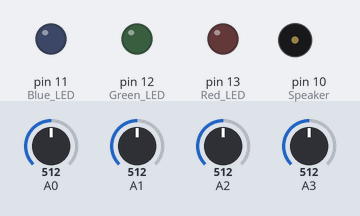
A sketch run on a simulated Arduino Uno, built with avr-gcc and run on an emulated ATmega328P. Shown: output pins drawn as LEDs (lit = HIGH), buzzer (waves = sounding, pin HIGH). The test bench sets the inputs (shaded band); at power-on: A0 = 512, A1 = 512, A2 = 512, A3 = 512. What the sketch prints to the serial monitor is not drawn.

Above: at 0.1 s.
At 26.3 s:
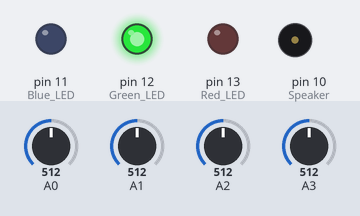
At 31.3 s:
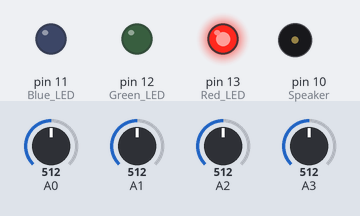
Timing chart, 0 to 32.8 s (numbered marks = the images above):
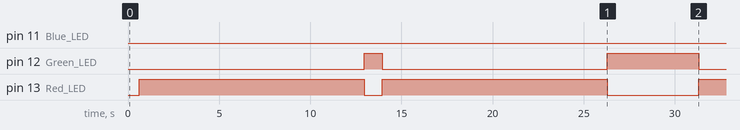

Measured:
- by itself, pin 12 (Green_LED): LOW → HIGH at 12.9 s, → LOW 1.0 s later, → HIGH 12.3 s later, → LOW 5.0 s later
- by itself, pin 13 (Red_LED): goes HIGH 12.3 s, LOW 1.0 s, HIGH 12.3 s, LOW 5.0 s, then HIGH

The sketch:

EMG_relational.ino
```cpp
#include <SoftwareSerial.h>

int outMode = 4;//0: Verbose
                //1: DataPlot Filtered Amplitudes
                //2: DataPlot Envelope
                //3: 4 input pose prediction - REMOVED -

                //4: 4 input autocalibration

int sensorValue1 = 0;
int sensorValue2 = 0;
int sensorValue3 = 0;
int sensorValue4 = 0;
int filter1[25];
int filter2[25];
int filter3[25];
int filter4[25];
int clean1 = 0;
int clean2 = 0;
int clean3 = 0;
int clean4 = 0;
float clean_max1 = 0;
float clean_min1 = 1024;
float clean_max2 = 0;
float clean_min2 = 1024;
float clean_max3 = 0;
float clean_min3 = 1024;
float clean_max4 = 0;
float clean_min4 = 1024;

float gestureVals[4][8];
bool calibrated = false;

bool state;
int emg_thresh = 60;

int counter = 0;
int counter2 = 0;

void setup() {
  // declare the ledPin as an OUTPUT:

  Serial.begin(115200);

  //Populate
  filter1[0] = analogRead(A0);
  filter1[1] = analogRead(A0);
  filter1[2] = analogRead(A0);
  filter1[3] = analogRead(A0);
  filter1[4] = analogRead(A0);
  filter1[5] = analogRead(A0);
  filter1[6] = analogRead(A0);
  filter1[7] = analogRead(A0);
  filter1[8] = analogRead(A0);
  filter1[9] = analogRead(A0);

  filter2[0] = analogRead(A1);
  filter2[1] = analogRead(A1);
  filter2[2] = analogRead(A1);
  filter2[3] = analogRead(A1);
  filter2[4] = analogRead(A1);
  filter2[5] = analogRead(A1);
  filter2[6] = analogRead(A1);
  filter2[7] = analogRead(A1);
  filter2[8] = analogRead(A1);
  filter2[9] = analogRead(A1);

  filter3[0] = analogRead(A2);
  filter3[1] = analogRead(A2);
  filter3[2] = analogRead(A2);
  filter3[3] = analogRead(A2);
  filter3[4] = analogRead(A2);
  filter3[5] = analogRead(A2);
  filter3[6] = analogRead(A2);
  filter3[7] = analogRead(A2);
  filter3[8] = analogRead(A2);
  filter3[9] = analogRead(A2);

  filter4[0] = analogRead(A3);
  filter4[1] = analogRead(A3);
  filter4[2] = analogRead(A3);
  filter4[3] = analogRead(A3);
  filter4[4] = analogRead(A3);
  filter4[5] = analogRead(A3);
  filter4[6] = analogRead(A3);
  filter4[7] = analogRead(A3);
  filter4[8] = analogRead(A3);
  filter4[9] = analogRead(A3);

  //Digital IO for the calibration interface
  pinMode(10, OUTPUT);//Speaker
  pinMode(11, OUTPUT);//Blue LED
  pinMode(12, OUTPUT);//Green LED
  pinMode(13, OUTPUT);//Red LED
}

void readAndFilter()
{
	// read the value from the sensor:
  sensorValue1 = analogRead(A0);
  sensorValue2 = analogRead(A1);
  sensorValue3 = analogRead(A2);
  sensorValue4 = analogRead(A3);

  clean1 = filterAverage(sensorValue1, filter1, 20);
  clean2 = filterAverage(sensorValue2, filter2, 20);
  clean3 = filterAverage(sensorValue3, filter3, 20);
  clean4 = filterAverage(sensorValue4, filter4, 20);

  adaptiveMaxMin(clean1, clean_max1, clean_min1);
  adaptiveMaxMin(clean2, clean_max2, clean_min2);
  adaptiveMaxMin(clean3, clean_max3, clean_min3);
  adaptiveMaxMin(clean4, clean_max4, clean_min4);

  if (clean1 >= emg_thresh){state = 1;}
  if (clean1 < emg_thresh) {state = 0;}

  counter += 1;
  counter2 += 1;

  if (counter2 >= 100)
  {
	resetMaxMin(clean1, clean_max1, clean_min1);
    resetMaxMin(clean2, clean_max2, clean_min2);
    resetMaxMin(clean3, clean_max3, clean_min3);
    resetMaxMin(clean4, clean_max4, clean_min4);
  }

  return;
}

void storeGesture(int gestureID)
{
	//Inputs: clean1, clean2, clean3, clean4
	//Values: 0 = ~Equal, 1 = Less than, 2 = Greater than
	//~Equal represents being equal within a certain percentage.

	//gestureVals[n][0] = clean1 (?) clean2
	//gestureVals[n][1] = clean1 (?) clean3
	//gestureVals[n][2] = clean1 (?) clean4
	//gestureVals[n][3] = clean2 (?) clean3
	//gestureVals[n][4] = clean2 (?) clean4
	//gestureVals[n][5] = clean3 (?) clean4

	gestureVals[gestureID][0] = findRelation(clean1, clean2);
	gestureVals[gestureID][1] = findRelation(clean1, clean3);
	gestureVals[gestureID][2] = findRelation(clean1, clean4);
	gestureVals[gestureID][3] = findRelation(clean2, clean3);
	gestureVals[gestureID][4] = findRelation(clean2, clean4);
	gestureVals[gestureID][5] = findRelation(clean3, clean4);

	return;
}

bool matchesProfile(int gestureID)
{
	bool r = false;
	int score = 0;

	if (gestureVals[gestureID][0] == findRelation(clean1, clean2))
	{
		score += 1;
	}
	if (gestureVals[gestureID][1] == findRelation(clean1, clean3))
	{
		score += 1;
	}
	if (gestureVals[gestureID][2] == findRelation(clean1, clean4))
	{
		score += 1;
	}
	if (gestureVals[gestureID][3] == findRelation(clean2, clean3))
	{
		score += 1;
	}
	if (gestureVals[gestureID][4] == findRelation(clean2, clean4))
	{
		score += 1;
	}
	if (gestureVals[gestureID][5] == findRelation(clean3, clean4))
	{
		score += 1;
	}

	if (score >= 6)
	{
		r = true;
	}

	return r;
}

int findRelation(int A, int B)
{
	int r = 0;
	float margin = 0.15f; //10% margin of error for relationships.

	if (isGreater(A, B, margin))
	{
		r = 2;
	}

	if (isLess(A, B, margin))
	{
		r = 1;
	}

	if (isEqual(A, B, 0.10f))
	{
		r = 0;
	}

	return r;
}

bool isEqual(int A, int B, float margin)
{
	bool r = false;

	if (A > (B*(1.0f - margin)) && A < (B*(1.0f + margin)))
	{
		r = true;
	}

	if (B > (A*(1.0f - margin)) && B < (A*(1.0f + margin)))
	{
		r = true;
	}

	return r;
}

bool isGreater(int A, int B, float margin)
{
	bool r = false;

	if (A > (B*(1.0f + margin)))
	{
		r = true;
	}

	return r;
}

bool isLess(int A, int B, float margin)
{
	bool r = false;

	if (A < (B*(1.0f - margin)))
	{
		r = true;
	}

	return r;
}


void loop() {

    readAndFilter();


  if (counter >= 100)
  {
      counter = 0;

      if (outMode == 0)
      {
          Serial.print("[");
          Serial.print(String(clean1));
          Serial.print("]---[");
          Serial.print("Max: ");
          Serial.print(String(clean_max1));
          Serial.print(". Min: ");
          Serial.print(String(clean_min1));
          Serial.print(". Range: ");
          Serial.print(String(clean_max1 - clean_min1));
          Serial.print(". Raw: ");
          Serial.print(String(sensorValue1));

          if (state == 1)
          {
              Serial.print(". Closed. ");
              //myservo.write(135);
          }
          if (state == 0)
          {
              Serial.print(". Open.   ");
              //myservo.write(45);
          }

          Serial.print("Error: ");
          Serial.print(String(sensorValue1 - clean1));
          Serial.print("]\n");
      }

      if (outMode == 1)
      {
          Serial.print(String(clean1));Serial.print(",");
          Serial.print(String(clean2));Serial.print(",");
          Serial.print(String(clean3));Serial.print(",");
          Serial.print(String(clean4));Serial.print("\n");
      }

      if (outMode == 2)
      {
          Serial.print(String(clean_max1));Serial.print(",");
		  Serial.print(String(clean_min1));Serial.print(",");
          Serial.print(String(clean_max2));Serial.print(",");
		  Serial.print(String(clean_min2));Serial.print(",");
		  Serial.print(String(clean_max3));Serial.print(",");
		  Serial.print(String(clean_min3));Serial.print(",");
		  Serial.print(String(clean_max4));Serial.print(",");
		  Serial.print(String(clean_min4));Serial.print("\n");
      }

	  //Manual detection values. Tedious, inaccurate.
      //REMOVED

	  //Automated detection value calibration sequence
      if (outMode == 4)
      {
          if (calibrated == false)
          {
              Serial.println("Starting calibration sequence.");
			  Serial.println("You'll be prompted for a hand pose. When prompted, make and hold that pose without straining.");
			  Serial.println("If the calibration must be repeated, reset the EMG unit.");
			  Serial.println("------------------------------------");
			  Serial.println();
			  delay(500);

			  //10 - Speaker
			  //11 - Blue
			  //12 - Green
			  //13 - Red
			  //-----------------------------------------------------------------
			  Serial.println("Pose: Neutral");
			  digitalWrite(13, HIGH);//Red light on
			  delay(1000);
			  for (int i=0; i<1000; i++)//Read through 50 iterations
			  {
                            readAndFilter();
                            Serial.print(String(clean1));Serial.print(",");
                            Serial.print(String(clean2));Serial.print(",");
                            Serial.print(String(clean3));Serial.print(",");
                            Serial.print(String(clean4));Serial.print("\n");
                            delay(10);
                          }
			  storeGesture(0);
			  Serial.println("Pose: Neutral - Stored!");
			  digitalWrite(13, LOW);//Red light off
			  digitalWrite(12, HIGH);//Green light on
			  delay(1000);
			  digitalWrite(12, LOW);//Green light off
			  //-----------------------------------------------------------------
			  Serial.println("Pose: Fist");
			  digitalWrite(13, HIGH);//Red light on
			  delay(1000);
			  for (int i=0; i<1000; i++)//Read through 50 iterations
			  {
                            readAndFilter();
                            Serial.print(String(clean1));Serial.print(",");
                            Serial.print(String(clean2));Serial.print(",");
                            Serial.print(String(clean3));Serial.print(",");
                            Serial.print(String(clean4));Serial.print("\n");
                            delay(10);
                          }
			  storeGesture(1);
			  Serial.println("Pose: Fist - Stored!");
			  digitalWrite(13, LOW);//Red light off
			  digitalWrite(12, HIGH);//Green light on
			  delay(5000);
			  digitalWrite(12, LOW);//Green light off
                          //-----------------------------------------------------------------
                          Serial.println("Pose: Pinch");
			  digitalWrite(13, HIGH);//Red light on
			  delay(1000);
			  for (int i=0; i<1000; i++)//Read through 50 iterations
			  {
                            readAndFilter();
                            Serial.print(String(clean1));Serial.print(",");
                            Serial.print(String(clean2));Serial.print(",");
                            Serial.print(String(clean3));Serial.print(",");
                            Serial.print(String(clean4));Serial.print("\n");
                            delay(10);
                          }
			  storeGesture(2);
			  Serial.println("Pose: Pinch - Stored!");
			  digitalWrite(13, LOW);//Red light off
			  digitalWrite(12, HIGH);//Green light on
			  delay(5000);
			  digitalWrite(12, LOW);//Green light off
			  //-----------------------------------------------------------------
			  digitalWrite(11, HIGH);//Blue light on. Calibrated!
			  calibrated = true;
          }
          if (calibrated == true)
          {

            Serial.print(String(clean1));Serial.print(",");
            Serial.print(String(clean2));Serial.print(",");
            Serial.print(String(clean3));Serial.print(",");
            Serial.print(String(clean4));Serial.print(",");

	      if (matchesProfile(0))
	      {
	        Serial.print("Gesture 0 ");
	      }

	      if (matchesProfile(1))
	      {
		Serial.print("Gesture 1 ");
	      }

              if (matchesProfile(2))
	      {
		Serial.print("Gesture 2 ");
	      }

              Serial.println();
          }
      }
   }
}


/* int filterAverage(int raw, int data[], int len)
|
| Description: Returns filtered value based on averaging against previous values.
|
| raw:    The value to be filtered.
| data[]: Array to server as a buffer for previous values.
| len:    Number of elements to include in average. MUST be smaller or equal to the size of data[]!
*/
int filterAverage(int raw, int data[], int len)
{
    int i = 0;
    int sum = 0;

    while (i < len)
    {
        data[len-(i+1)] = data[len-(i+2)];
        i++;
    }

    data[0] = raw;

    i = 0;
    while (i < len)
    {
        sum += data[i];
        i++;
    }

    data[0] = sum/len;

    return data[0];
}

int filterWeighted(int raw, int data[], int len)
{
	double sum=0;
	double weight[len];//Figure out how to replace this!!!
	double weightSum=0;
        int foo = 0;


	// Move everything to the end. This may be backwards. Need to recheck soon.
	for(int i=0; i < len; i++)
        {
		data[len-(i+1)] = data[len-i+2];
        }

	data[0] = raw;


	//Fill the weights
	for(int i=len; i > 0; i--,foo++)
	{
		weight[i] = 1/len-foo;
	}

	// Sum everything
	for(int i=0; i < 0; i++)
	{
		sum       += weight[i] * (double)data[i];
		weightSum += weight[i];
	}

	return (int)(sum/weightSum);
}


void analogMaxMin(int value, float& value_max, float& value_min)
{
    if (value > value_max){value_max = value;}
    if (value < value_min){value_min = value;}
}
void analogMaxMin(int value, int& value_max, int& value_min)
{
    if (value > value_max){value_max = value;}
    if (value < value_min){value_min = value;}
}

void adaptiveMaxMin(int value, float& value_max, float& value_min)
{
    value_max -= 0.01f;
    value_min += 0.01f;
    if (value > value_max){value_max += 0.05f;}
    if (value < value_min){value_min -= 0.05f;}
    //if (value > value_max){value_max = value;}
    //if (value < value_min){value_min = value;}
}

void resetMaxMin(int value, float& value_max, float& value_min)
{
	value_max = value;
	value_min = value;
}
```
